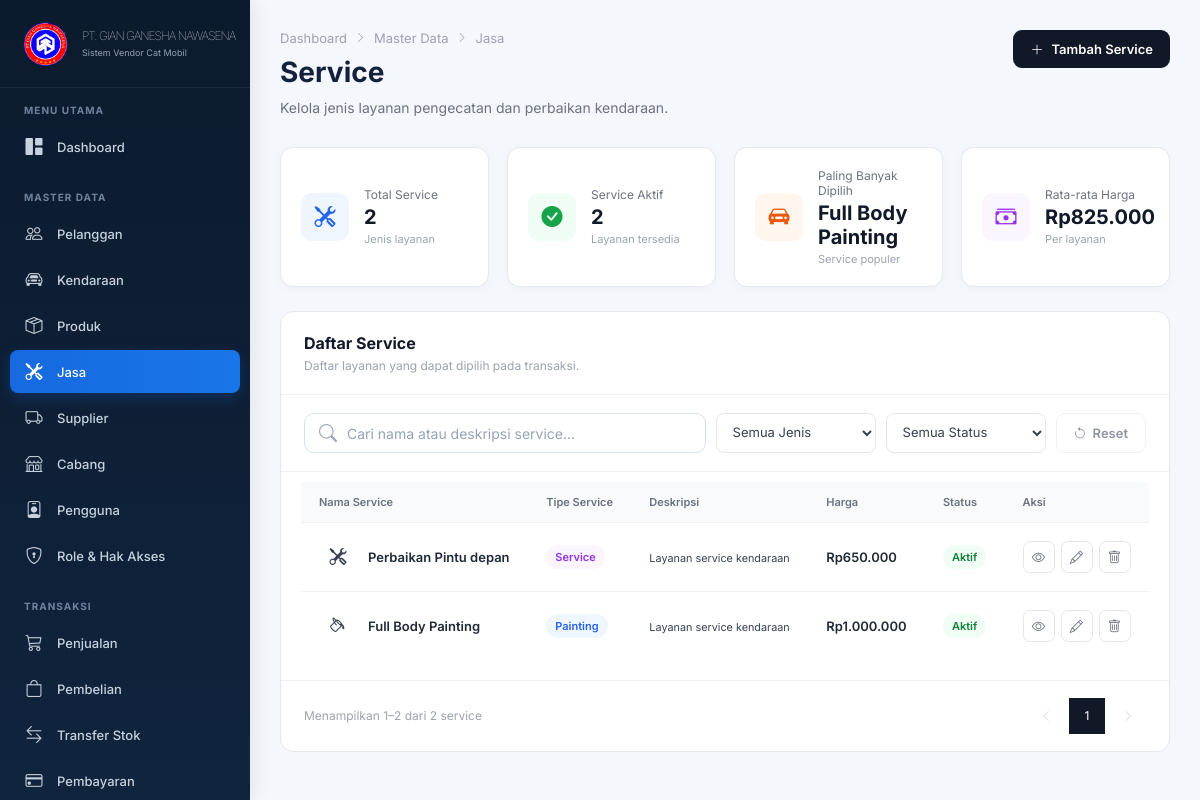
The app's page /admin/service/index.php (signed in) with its own data.
### tables this page shows
CREATE TABLE `services` (
  `id` bigint UNSIGNED NOT NULL,
  `name` varchar(150) NOT NULL,
  `service_type` enum('Service','Painting') NOT NULL DEFAULT 'Service',
  `description` varchar(255) DEFAULT NULL,
  `price` decimal(15,2) NOT NULL DEFAULT '0.00',
  `status` enum('active','inactive') NOT NULL DEFAULT 'active'
);

### admin/service/index.php (the view, shortened to what the rows shown need)
<?php
require_once __DIR__ . '/../../config/config.php';
function h($value): string {
    return htmlspecialchars((string)$value, ENT_QUOTES, 'UTF-8');
}
function money_id($value): string {
    return 'Rp' . number_format((float)$value, 0, ',', '.');
}
$where = [];
$whereSql = $where ? ' WHERE ' . implode(' AND ', $where) : '';
$perPage = 5;
$page = max(1, (int)($_GET['page'] ?? 1));
$offset = ($page - 1) * $perPage;
$stmtList = $pdo->prepare(
    "SELECT
        s.id,
        s.name,
        s.service_type,
        s.description,
        s.price,
        s.status
     FROM services s
     {$whereSql}
     ORDER BY s.id DESC
     LIMIT :limit OFFSET :offset"
);
$stmtList->bindValue(':limit', $perPage, PDO::PARAM_INT);
$stmtList->bindValue(':offset', $offset, PDO::PARAM_INT);
$stmtList->execute();
$services = $stmtList->fetchAll(PDO::FETCH_ASSOC);
function service_category_class(string $category): string {
    return match ($category) {
        'Painting' => 'painting',
        'Service' => 'repair',
        default => 'finishing'
    };
}
?>
<!DOCTYPE html>
<html lang="id">
<head>
    <link rel="stylesheet" href="https://cdn.jsdelivr.net/npm/bootstrap-icons@1.11.3/font/bootstrap-icons.min.css">
    <link rel="stylesheet" href="../../assets/css/admin.css">
    <link rel="stylesheet" href="style.css">
</head>
<body>
<main class="main">
<div class="page-container">
    <div class="page-header">
        <div>
            <h1>Service</h1>
        </div>
    </div>
    <div class="content-card">
        <div class="card-header">
            <div>
                <h2>Daftar Service</h2>
            </div>
        </div>
        <div class="table-wrapper">
            <table id="serviceTable">
                <thead>
                    <tr>
                        <th>Nama Service</th>
                        <th>Tipe Service</th>
                        <th>Deskripsi</th>
                        <th>Harga</th>
                        <th>Status</th>
                        <th>Aksi</th>
                    </tr>
                </thead>
                <tbody>
                <?php if (!$services): ?>
                    <tr>
                        <td colspan="6" style="text-align:center;padding:40px 20px;">
                            <i class="bi bi-inbox" style="font-size:32px;"></i>
                            <div style="margin-top:8px;font-weight:600;">
                                Data service tidak ditemukan.
                            </div>
                            <small>
                                Coba ubah pencarian atau filter.
                            </small>
                        </td>
                    </tr>
                <?php else: ?>
                    <?php foreach ($services as $service): ?>
                        <?php
                        $category = (string)$service['service_type'];
                        $categoryClass = service_category_class($category);
                        $description = trim((string)($service['description'] ?? ''));
                        if ($description === '') {
                            $description = 'Layanan service kendaraan';
                        }
                        $icon = $category === 'Painting'
                            ? 'bi-paint-bucket'
                            : 'bi-tools';
                        $statusClass = $service['status'] === 'active'
                            ? 'active'
                            : 'inactive';
                        $statusText = $service['status'] === 'active'
                            ? 'Aktif'
                            : 'Tidak Aktif';
                        ?>
                        <tr>
                            <td>
                                <div class="service-info">
                                    <div class="service-icon <?= h($categoryClass) ?>">
                                        <i class="bi <?= h($icon) ?>"></i>
                                    </div>
                                    <div>
                                        <strong>
                                            <?= h($service['name']) ?>
                                        </strong>
                                    </div>
                                </div>
                            </td>
                            <td>
                                <span class="category-badge <?= h($categoryClass) ?>">
                                    <?= h($category) ?>
                                </span>
                            </td>
                            <td>
                                <small>
                                    <?= h($description) ?>
                                </small>
                            </td>
                            <td>
                                <strong>
                                    <?= money_id($service['price']) ?>
                                </strong>
                            </td>
                            <td>
                                <span class="status <?= h($statusClass) ?>">
                                    <?= h($statusText) ?>
                                </span>
                            </td>
                            <td>
                                <div class="action-buttons">
                                    <button
                                        type="button"
                                        class="btn-icon"
                                        title="Lihat"
                                        onclick="viewService(<?= (int)$service['id'] ?>)"
                                    >
                                        <i class="bi bi-eye"></i>
                                    </button>
                                    <button
                                        type="button"
                                        class="btn-icon"
                                        title="Edit"
                                        onclick="editService(<?= (int)$service['id'] ?>)"
                                    >
                                        <i class="bi bi-pencil"></i>
                                    </button>
                                    <button
                                        type="button"
                                        class="btn-icon danger"
                                        title="Hapus"
                                        onclick="deleteService(<?= (int)$service['id'] ?>, '<?= h($service['name']) ?>')"
                                    >
                                        <i class="bi bi-trash"></i>
                                    </button>
                                </div>
                            </td>
                        </tr>
                    <?php endforeach; ?>
                <?php endif; ?>
                </tbody>
            </table>
        </div>
    </div>
</div>
</main>
</body>
</html>

### records on screen
services: name "Perbaikan Pintu depan", service_type "Service", description "Layanan service kendaraan", price "Rp650.000", status "Aktif"
services: name "Full Body Painting", service_type "Painting", description "Layanan service kendaraan", price "Rp1.000.000", status "Aktif"

### other values on screen
$companyName "PT. GIAN GANESHA NAWASENA"
$companyTagline "Sistem Vendor Cat Mobil"
$totalServices "2"
$activeServices "2"
$popularService "Full Body Painting"
money_id($averagePrice) "Rp825.000"
$displayStart "1"
$displayEnd "2"
$filteredServices "2"
$visiblePage "1"
